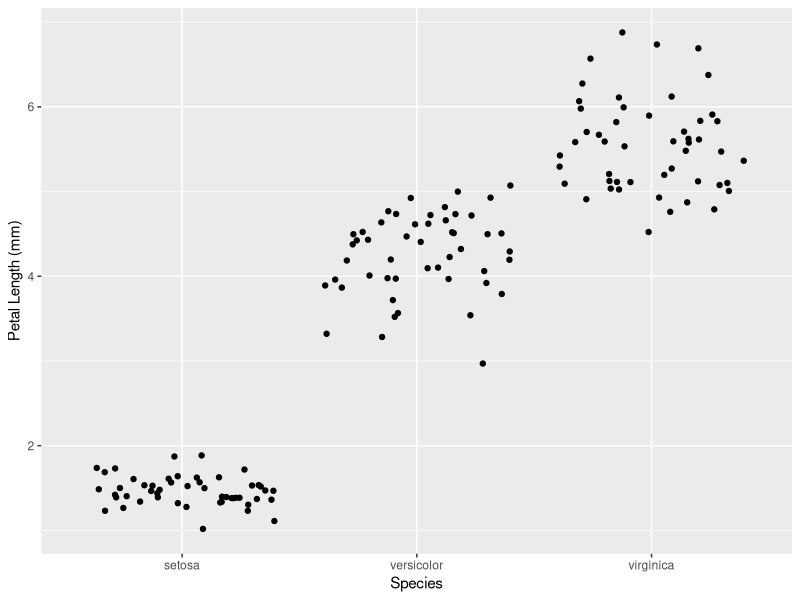
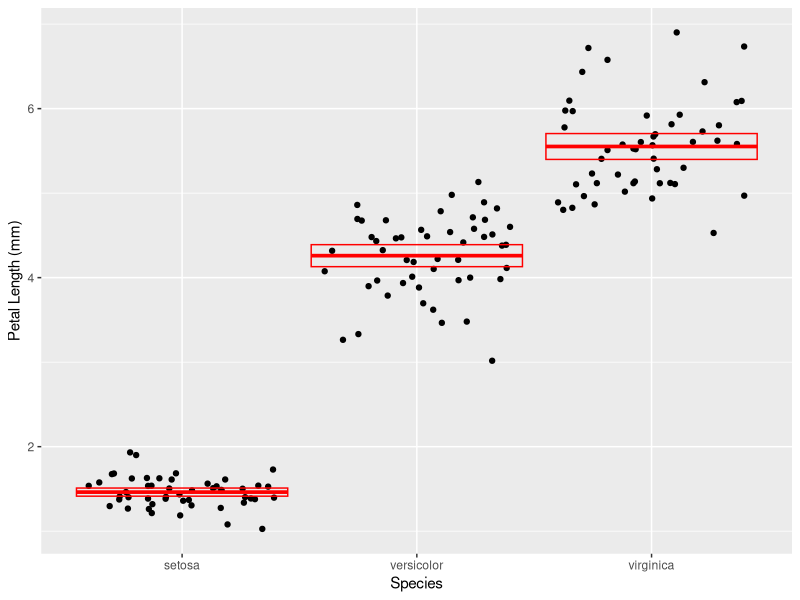
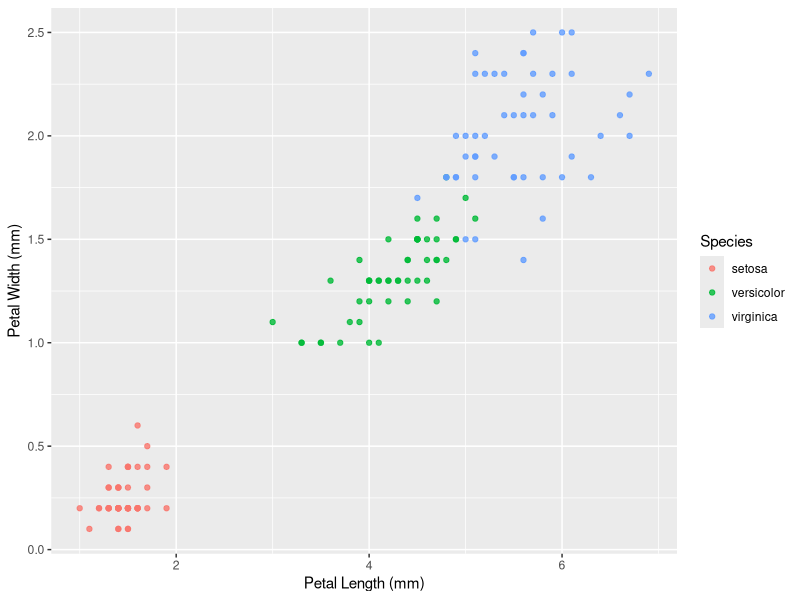

R code for these plots, in order: (Note: this script raises an error after producing the figures.)
## ---- chunk 1
library(tidyverse)    
iris <- as_tibble(iris) 
## ---- chunk 2
iris <- rename (iris, sepal_length = Sepal.Length, sepal_width = Sepal.Width, petal_length = Petal.Length, petal_width = Petal.Width, species = Species)
iris
## ---- chunk 3
iris_q2 <- mutate(iris, sepal_length_cm = sepal_length * 10, sepal_width_cm = sepal_width * 10, petal_length_cm = petal_length * 10, petal_width_cm = petal_width * 10)
iris_q2 <- select(iris_q2, species, sepal_length_cm, sepal_width_cm, petal_length_cm, petal_width_cm)
iris_q2
## ---- chunk 4
iris_q3 <- mutate(iris, sepal_area = sepal_length * sepal_width, petal_area = petal_length * petal_width)
iris_q3 <- select (iris_q3, sepal_area, petal_area, species)
iris_q3
## ---- chunk 5
summary_q4 <- summarise(iris, sampl_size = n(), max_value = max(sepal_length), min_value = min(sepal_length), range = max_value - min_value, median = median(sepal_length), q1 = quantile(sepal_length, probs = 0.25), q3 = quantile(sepal_length, probs = 0.75), iqr = q3 - q1)
summary_q4
## ---- chunk 6
iris_grouped <- group_by(iris, species)
summary_q5 <- summarise(iris_grouped, sampl_size = n(), mean_petal_width = mean(petal_width), sd_petal_width = sd(petal_width), variance = var(petal_width), sem = mean_petal_width / sqrt(sampl_size), ci_lower = mean_petal_width - 2 * sem, ci_upper = mean_petal_width + 2 * sem)
summary_q5
## ---- chunk 7
ggplot(data = iris) + geom_jitter(mapping = aes(x = species, y = petal_length)) +labs(x = "Species", y = "Petal Length (mm)")
## ---- chunk 8
iris_summary <- 
  summarize(
    iris_grouped, mean_petal_length = mean(petal_length),
    sem = sd(petal_length) / sqrt(n()), 
    upper_limit = mean_petal_length + 1.96 * sem,
    lower_limit = mean_petal_length - 1.96 * sem
    )
ggplot(data = iris) + 
  geom_jitter(mapping = aes(x = species, y = petal_length)) +   geom_crossbar(
  data = iris_summary,
  mapping = aes(x = species, y = mean_petal_length, ymax =   upper_limit, ymin = lower_limit), color = "red") + 
  labs(x = "Species", y = "Petal Length (mm)")
## ---- chunk 9
ggplot(data = iris) + 
  geom_point(mapping = aes(x = petal_length, y = petal_width, color = species), alpha = 0.8) + labs(x = "Petal Length (mm)", y = "Petal Width (mm)", color = "Species") 
## ---- chunk 10
sessioninfo::session_info()
